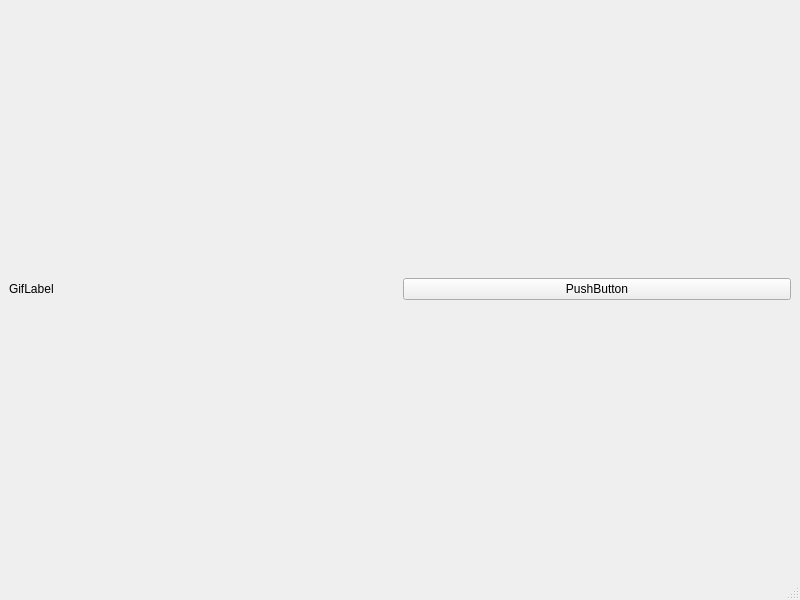
<?xml version="1.0" encoding="UTF-8"?>
<ui version="4.0">
 <class>MainWindow</class>
 <widget class="QMainWindow" name="MainWindow">
  <property name="geometry">
   <rect>
    <x>0</x>
    <y>0</y>
    <width>800</width>
    <height>600</height>
   </rect>
  </property>
  <property name="windowTitle">
   <string>MainWindow</string>
  </property>
  <widget class="QWidget" name="centralwidget">
   <layout class="QHBoxLayout" name="horizontalLayout">
    <item>
     <layout class="QGridLayout" name="gridLayout">
      <item row="0" column="0">
       <widget class="QLabel" name="label">
        <property name="text">
         <string>GifLabel</string>
        </property>
       </widget>
      </item>
     </layout>
    </item>
    <item>
     <layout class="QVBoxLayout" name="verticalLayout">
      <item>
       <widget class="QPushButton" name="pushButton">
        <property name="text">
         <string>PushButton</string>
        </property>
       </widget>
      </item>
     </layout>
    </item>
   </layout>
  </widget>
  <widget class="QMenuBar" name="menubar">
   <property name="geometry">
    <rect>
     <x>0</x>
     <y>0</y>
     <width>800</width>
     <height>20</height>
    </rect>
   </property>
  </widget>
  <widget class="QStatusBar" name="statusbar"/>
 </widget>
 <resources/>
 <connections/>
</ui>
